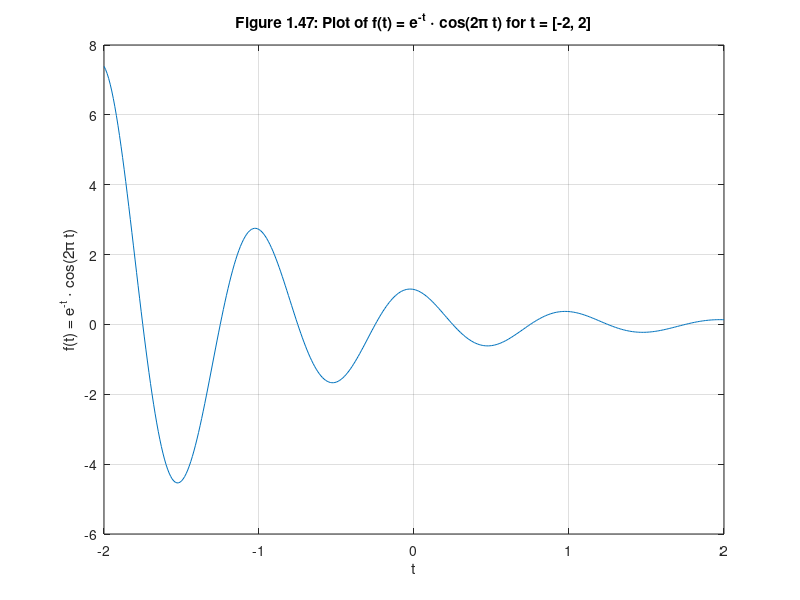

Recreate this plot in MATLAB.
% Define the function f(t)
f = @(t) exp(-t) .* cos(2*pi*t);

% Define the time vector
t = -2:0.01:2;

% Plot the function f(t)
figure;
plot(t, f(t));
xlabel('t');
ylabel('f(t) = e^{-t} \cdot cos(2\pi t)');
title('Figure 1.47: Plot of f(t) = e^{-t} \cdot cos(2\pi t) for t = [-2, 2]');
grid on;
